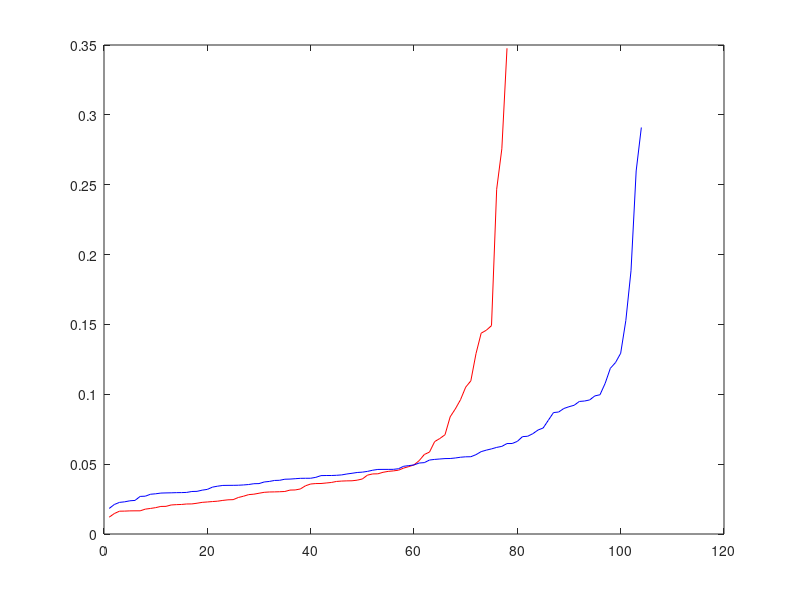

Here is the MATLAB script that generated this plot:
% t.m


x = [4.830979828796451e-17,2.9599243740912136e-16,4.635206376635033e-16,7.130589802262633e-16,8.324214973211681e-16,9.56293806779904e-16,9.606051974215718e-16,1.0737027162444525e-15,1.1250919359656016e-15,1.6645212000566795e-15,1.703853961420599e-15,3.4135955735677864e-15,3.518976703503229e-15,4.132077566473755e-15,5.377853104170323e-15,6.1441457225440025e-15,6.584786942405071e-15,7.10444198336413e-15,8.272222631615178e-15,8.85320498491209e-15,1.1527166624600329e-14,1.3582779971990342e-14,1.7373309382957342e-14,1.7416349613001265e-14,1.9731191520118593e-14,2.0999648519431063e-14,2.4408988765062177e-14,3.224759935222239e-14,3.7387140382011595e-14,4.2215988312560245e-14,5.044295690747273e-14,7.312439705355364e-14,7.40984733693785e-14,8.015375993467256e-14,1.0934305870767425e-13,1.0934716887172096e-13,1.2706791445866498e-13,1.4308770628961446e-13,2.165984891981362e-13,2.535800395454764e-13,3.1392507213088107e-13,3.261359004664663e-13,3.3852760181600486e-13,3.5251115738684004e-13,3.8020194378859935e-13,4.943680975038576e-13,4.969867955656939e-13,4.999786436833101e-13,5.003969581543395e-13,5.37969483868373e-13,1.0238104642813061e-12,1.2765238856913834e-12,1.2828690022268427e-12,1.4495579250877376e-12,1.87349066838583e-12,2.8310637156859483e-12,3.4077538197223462e-12,3.976008756230806e-12,8.05777815101181e-12,9.070325578449037e-12,1.1080472127977025e-11,2.1512360001100455e-11,2.389022675865228e-11,3.4931241930791597e-11,5.396878880296256e-11,8.119502519103508e-11,1.1845349674387147e-10,4.3244518841828753e-10,6.545931145073767e-10,1.2711236100329e-9,4.995728279366026e-9,4.8030903584884417e-8,1.018895147710925e-7,1.2760594948518506e-7,1.8759786669040144e-7,0.00001751006129001286,0.000047726622912464946,0.0006473445140947208];
hold off;
plot(x.^(0.1),'r-');

% exit(0);
pause


x_mul = [4.163598543705989e-18,1.7722801760147247e-17,3.529663232586658e-17,4.203958018094911e-17,5.744276562963102e-17,6.457915608774216e-17,1.9920420287428585e-16,2.1118701332978773e-16,3.48296718690726e-16,3.8990830174658204e-16,4.657227446566205e-16,4.841242429591905e-16,4.958842515205166e-16,5.160860143264237e-16,5.22895275577359e-16,5.454534420534845e-16,6.805344363587013e-16,7.022662453115599e-16,9.276322055397972e-16,1.1017621527859802e-15,1.815163925688427e-15,2.2148598042403142e-15,2.5785419055906193e-15,2.618717056196211e-15,2.6321461803124992e-15,2.6884731813057083e-15,2.8496028535395986e-15,3.1035076274894654e-15,3.650640553154615e-15,3.740297311577694e-15,5.1220231079295326e-15,5.676013138325102e-15,6.838341307443214e-15,7.0441575693321394e-15,8.588075904514825e-15,8.813193401828397e-15,9.431877701781475e-15,1.0089732715587235e-14,1.0196599751952462e-14,1.0239592740309988e-14,1.2050541293528078e-14,1.6239929883276245e-14,1.6549862411568916e-14,1.6566055904846174e-14,1.715048641841619e-14,1.8323949204673133e-14,2.1401304125180842e-14,2.4045392894111228e-14,2.7401553910055244e-14,2.895263919193097e-14,3.268493912888946e-14,3.9320823858958366e-14,4.440508470792208e-14,4.474762638998695e-14,4.478700613742199e-14,4.506113635552039e-14,4.9550648777202126e-14,7.161552057218235e-14,7.894224854102533e-14,8.72856449485708e-14,1.1449038234474932e-13,1.2114434418839026e-13,1.7303681793720626e-13,1.8824181398913763e-13,1.9920629069594217e-13,2.0999174663365768e-13,2.1212166052222828e-13,2.2753173523566434e-13,2.5076447908689205e-13,2.6511626584521387e-13,2.6777515107347195e-13,3.492182623442043e-13,5.079661808150795e-13,6.075608842349059e-13,7.047500836392805e-13,8.367275018822106e-13,9.422952516611564e-13,1.2936829081574087e-12,1.2999647057346044e-12,1.6420009615987647e-12,2.7028169527748414e-12,2.808296479357335e-12,3.644632848083309e-12,5.202943795309879e-12,6.331327623965818e-12,1.2792755951484398e-11,2.4588555912205925e-11,2.5764170016043792e-11,3.420792029795162e-11,3.9408406089469626e-11,4.412789958262953e-11,5.909074779136161e-11,6.100593008281053e-11,6.620383088723927e-11,8.896913120122739e-11,9.677495315867122e-11,2.1290749775020284e-10,5.496446551338251e-10,7.738333580337863e-10,1.3122050255968565e-9,6.942435563249997e-9,5.6324824581371056e-8,0.0000014050815693779707,0.000004349637442505259];
x_add = [0.00001584612069326668,0.000025977601399065153,0.000034098177476707624,0.00003438426791065926,0.00003524782847629325,0.000035443999233820896,0.0000354925887854049,0.000042297862666243526,0.00004525383865357609,0.000048956060087859686,0.00005465757800772472,0.0000551076851369077,0.00006226757367618852,0.00006399408868892415,0.00006501108182924022,0.00006767774545936996,0.00006801486154927469,0.00007200198293465457,0.00007723291797343209,0.00007957306548294261,0.0000822499647285153,0.00008464852937225818,0.00008967981164393818,0.00009367169535178205,0.00009485280571466116,0.00011039963931319361,0.00012031125801082619,0.00013337432830668827,0.00013709730672343038,0.00014542895002906843,0.0001537646911436948,0.00015689770830849855,0.00015778522836261888,0.00015923170877142306,0.00016153830355734026,0.00017528795422174265,0.0001765599811665144,0.00018641741964302858,0.0002213577490665731,0.00024229760105593553,0.0002477047431952323,0.0002484249626178541,0.0002547259063036359,0.00026124666095859593,0.0002744986797730306,0.0002794267668767905,0.0002821229960171442,0.00028314293225954463,0.0002914169094214123,0.0003079114671299261,0.00036470137884750284,0.0003833739915864603,0.0003851972802650742,0.0004097298541512202,0.00042536189588515173,0.0004335598855522498,0.0004458446765839828,0.0004838801709815883,0.0005113147188168614,0.0005441210131860346,0.000631813967535787,0.000772602149575954,0.0008328783444348518,0.001125470447056341,0.0012217342890998297,0.001344601297740091,0.002037289970552308,0.0023989971848820207,0.0028634699394378405,0.0035790645218708645,0.003978195090492143,0.005989847182610608,0.007833351159791682,0.008124012552169024,0.008590786930109595,0.030239894761487286,0.039907051570436385,0.07126811378990396];
hold off;
%plot(x,'r-');
%plot(x.^(0.1),'r-');


hold off;
plot(x_add.^(0.4),'r-');
hold on;
plot(x_mul.^(0.1),'b-');
